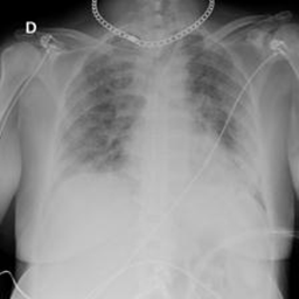
#> input picture COVID_19_dataset/COVID_19_dataset/test/COVID/COVID-1010.png, 299 x 299 px; its folder holds only this picture in this run
$ python pixel_statistics.py
#> lines starting #> are read from the running program, lines starting #| are printed output that depends on the picture
"""
Pixel Statistics Analyzer for Chest X-Ray Datasets

This production-ready script calculates exact global normalization parameters (Mean/Std Dev)
using a memory-efficient online standard deviation algorithm and evaluates class-wise
brightness bias to catch potential dataset shortcuts.

It automatically identifies the project root from subdirectories.

Author: Senior Computer Vision & Research Software Engineer
"""

import os
from pathlib import Path
from typing import Dict, List, Tuple

import cv2
import matplotlib.pyplot as plt
import numpy as np


def find_images(dataset_root: Path) -> Tuple[List[Path], Dict[str, List[Path]]]:
    """
    Scans the dataset directory for supported image formats and groups them by class.

    Args:
        dataset_root: Path to the root directory of the dataset.

    Returns:
        A tuple containing:
            - List of all valid image paths.
            - Dictionary mapping class names to their respective list of image paths.
    """
    supported_extensions = {".jpg", ".jpeg", ".png", ".bmp", ".tif", ".tiff", ".webp"}
    all_images: List[Path] = []
    class_images: Dict[str, List[Path]] = {}

    if not dataset_root.exists():
        raise FileNotFoundError(f"Dataset root directory not found at: {dataset_root}")

    # Walk through the dataset structure (train/val/test -> classes)
    for path in dataset_root.rglob("*"):
        if path.is_file() and path.suffix.lower() in supported_extensions:
            all_images.append(path)
            # The class name is the immediate parent directory
            class_name = path.parent.name
            if class_name not in class_images:
                class_images[class_name] = []
            class_images[class_name].append(path)

    if not all_images:
        raise ValueError(f"No valid images found in {dataset_root} with extensions {supported_extensions}")

    return all_images, class_images


def analyze_pixel_stats(
    all_images: List[Path],
    class_images: Dict[str, List[Path]]
) -> Tuple[np.ndarray, np.ndarray, Dict[str, List[float]], np.ndarray]:
    """
    Iterates through images to compute global running statistics and track per-class brightness.
    Memory-friendly implementation avoiding loading all images into RAM.

    Returns:
        A tuple containing:
            - global_mean: np.ndarray of shape (3,)
            - global_std: np.ndarray of shape (3,)
            - class_intensities: Dict mapping class names to lists of per-image mean intensities.
            - global_histogram: np.ndarray of shape (256, 3) for 0-255 distribution tracking.
    """
    # Accumulators for exact mean and std calculation on [0.0, 1.0] scaled pixels
    total_pixels: int = 0
    running_sum = np.zeros(3, dtype=np.float64)
    running_squared_sum = np.zeros(3, dtype=np.float64)

    # Global histogram accumulator (0-255 values)
    global_histogram = np.zeros((256, 3), dtype=np.float64)

    # Tracker for per-class image mean intensities (scaled to [0.0, 1.0])
    class_intensities: Dict[str, List[float]] = {cls: [] for cls in class_images.keys()}

    print(f"Processing {len(all_images)} images for statistical analysis...")

    for idx, img_path in enumerate(all_images, start=1):
        # Read image using OpenCV (BGR)
        img_bgr = cv2.imread(str(img_path))
        if img_bgr is None:
            print(f"Warning: Could not read image {img_path}. Skipping.")
            continue

        # Convert to RGB
        img_rgb = cv2.cvtColor(img_bgr, cv2.COLOR_BGR2RGB)
        h, w, c = img_rgb.shape
        num_pixels_img = h * w
        total_pixels += num_pixels_img

        # 1. Update Global Histogram (0-255)
        for ch in range(3):
            hist = cv2.calcHist([img_rgb], [ch], None, [256], [0, 256])
            global_histogram[:, ch] += hist.flatten()

        # 2. Compute Scaled Statistics [0.0, 1.0]
        img_scaled = img_rgb.astype(np.float64) / 255.0

        # Running sums per channel
        img_sum = np.sum(img_scaled, axis=(0, 1))
        img_sq_sum = np.sum(np.square(img_scaled), axis=(0, 1))

        running_sum += img_sum
        running_squared_sum += img_sq_sum

        # 3. Track Class Brightness Bias
        # Average intensity across all 3 channels for this specific image
        img_mean_intensity = np.mean(img_scaled)
        class_name = img_path.parent.name
        class_intensities[class_name].append(float(img_mean_intensity))

        if idx % 500 == 0 or idx == len(all_images):
            print(f" Progress: [{idx}/{len(all_images)}] images analyzed.")

    # Compute final global statistics
    global_mean = running_sum / total_pixels
    # Variance formula: E[X^2] - (E[X])^2
    global_var = (running_squared_sum / total_pixels) - np.square(global_mean)
    # Ensure no negative values due to floating-point inaccuracies
    global_std = np.sqrt(np.clip(global_var, a_min=0.0, a_max=None))

    return global_mean, global_std, class_intensities, global_histogram


def create_visualizations(
    output_dir: Path,
    global_histogram: np.ndarray,
    class_intensities: Dict[str, List[float]]
) -> None:
    """
    Generates and saves publication-quality plots.
    """
    output_dir.mkdir(parents=True, exist_ok=True)

    # 1. Plot Global Pixel Intensity Histogram
    plt.style.use("seaborn-v0_8-whitegrid" if "seaborn-v0_8-whitegrid" in plt.style.available else "default")
    fig, ax = plt.subplots(figsize=(10, 6), dpi=300)
    colors = ["#E64B35", "#4DBBD5", "#00A087"] # Crisp RGB Palette
    channels = ["Red Channel", "Green Channel", "Blue Channel"]
    bins = np.arange(256)

    for ch in range(3):
        # Normalize histogram for visualization clarity
        ch_hist = global_histogram[:, ch]
        total_hist_sum = np.sum(ch_hist)
        pdf = ch_hist / (total_hist_sum if total_hist_sum > 0 else 1.0)
        ax.plot(bins, pdf, label=channels[ch], color=colors[ch], lw=2.0, alpha=0.8)
        ax.fill_between(bins, pdf, alpha=0.1, color=colors[ch])

    ax.set_title("Global Pixel Intensity Distribution (0-255)", fontsize=14, fontweight="bold", pad=15)
    ax.set_xlabel("Pixel Value", fontsize=12)
    ax.set_ylabel("Relative Frequency", fontsize=12)
    ax.set_xlim([0, 255])
    ax.legend(frameon=True, facecolor="white", edgecolor="none", fontsize=10)
    plt.tight_layout()
    plt.savefig(output_dir / "pixel_intensity_histogram.png", bbox_inches="tight")
    plt.close()

    # 2. Plot Class Brightness Bias Boxplot
    fig, ax = plt.subplots(figsize=(10, 6), dpi=300)
    classes = list(class_intensities.keys())
    data = [class_intensities[cls] for cls in classes]

    box_plot = ax.boxplot(
        data,
        labels=classes,
        patch_artist=True,
        widths=0.6,
        medianprops=dict(color="#222222", linewidth=2),
        flierprops=dict(marker="o", markerfacecolor="gray", markersize=4, markeredgecolor="none", alpha=0.5)
    )

    # Custom aesthetic coloring for boxplots
    box_colors = ["#3C5488", "#F39B7F", "#8491B4", "#91D1C2", "#DC0000"]
    for patch, color in zip(box_plot["boxes"], box_colors * (len(classes) // len(box_colors) + 1)):
        patch.set_facecolor(color)
        patch.set_alpha(0.7)
        patch.set_edgecolor("#333333")

    ax.set_title("Systemic Class Brightness Bias Assessment", fontsize=14, fontweight="bold", pad=15)
    ax.set_xlabel("Target Class Name", fontsize=12)
    ax.set_ylabel("Mean Image Intensity [0.0 - 1.0]", fontsize=12)
    ax.set_ylim([0.0, 1.0])
    plt.tight_layout()
    plt.savefig(output_dir / "class_brightness_bias.png", bbox_inches="tight")
    plt.close()


def save_report(
    output_path: Path,
    global_mean: np.ndarray,
    global_std: np.ndarray,
    class_intensities: Dict[str, List[float]]
) -> None:
    """
    Saves a structured analytical text report detailing global and class-wise parameters.
    """
    output_path.parent.mkdir(parents=True, exist_ok=True)

    with open(output_path, "w", encoding="utf-8") as f:
        f.write("=" * 60 + "\n")
        f.write("        CHEST X-RAY DATASET PIXEL STATISTICS REPORT\n")
        f.write("=" * 60 + "\n\n")

        f.write("## GLOBAL NORMALIZATION VALUES (Scaled [0.0, 1.0])\n")
        f.write("-" * 50 + "\n")
        f.write(f"Mean (R, G, B): [{global_mean[0]:.6f}, {global_mean[1]:.6f}, {global_mean[2]:.6f}]\n")
        f.write(f"Std  (R, G, B): [{global_std[0]:.6f}, {global_std[1]:.6f}, {global_std[2]:.6f}]\n\n")

        f.write("## PER-CLASS BRIGHTNESS BIAS METRICS\n")
        f.write("-" * 50 + "\n")
        f.write(f"{'Class Name':<25} | {'Avg Intensity Mean':<20} | {'Intensity Std Dev':<18}\n")
        f.write("-" * 70 + "\n")

        for class_name, intensities in class_intensities.items():
            if intensities:
                avg_mean = np.mean(intensities)
                std_mean = np.std(intensities)
                f.write(f"{class_name:<25} | {avg_mean:<20.6f} | {std_mean:<18.6f}\n")
            else:
                f.write(f"{class_name:<25} | {'No Data':<20} | {'No Data':<18}\n")
        f.write("=" * 60 + "\n")


def main() -> None:
    # 1. Start from the directory where this script sits (src/data/)
    current_dir = Path(__file__).resolve().parent
    project_root = current_dir

    # 2. Back up dynamically until we find the parent directory holding 'COVID_19_dataset'
    for parent in [current_dir] + list(current_dir.parents):
        if (parent / "COVID_19_dataset").exists():
            project_root = parent
            break

    dataset_root = project_root / "COVID_19_dataset"
    output_figures_dir = project_root / "outputs" / "figures"
    output_report_path = project_root / "outputs" / "reports" / "pixel_stats_report.txt"

    print("=" * 70)
    print(f"Project Workspace Root: {project_root}")
    print(f"Dataset Target Location: {dataset_root}")
    print("=" * 70)

    try:
        # Step 1: Scan Directory Structure
        all_images, class_images = find_images(dataset_root)
        print(f"Total Unique Classes Found: {len(class_images)}")
        for cls, paths in class_images.items():
            print(f" - Class '{cls}': {len(paths)} images")
        print("-" * 70)

        # Step 2: Compute Statistics via Memory-Safe Accumulators
        global_mean, global_std, class_intensities, global_histogram = analyze_pixel_stats(
            all_images, class_images
        )
#> in analyze_pixel_stats, img_bgr is the input picture: shape (299, 299, 3); min 0, max 249, mean 140.4
#> after the loop in analyze_pixel_stats, `for ch in range(3):`: global_histogram = 256 rows, first 8: [1757, 1757, 1757], [525, 525, 525], [274, 274, 274], [206, 206, 206], [206, 206, 206], [181, 181, 181], [132, 132, 132], [147, 147, 147]
#> in analyze_pixel_stats, `img_sum = np.sum(img_scaled, axis=(0, 1))`: img_sum = [49215.3, 49215.3, 49215.3]
#> in analyze_pixel_stats, `img_sq_sum = np.sum(np.square(img_scaled), axis=(0, 1))`: img_sq_sum = [30598.9, 30598.9, 30598.9]
#> in analyze_pixel_stats, `running_sum += img_sum`: running_sum = [49215.3, 49215.3, 49215.3]
#> in analyze_pixel_stats, `running_squared_sum += img_sq_sum`: running_squared_sum = [30598.9, 30598.9, 30598.9]
#> in analyze_pixel_stats, `img_mean_intensity = np.mean(img_scaled)`: img_mean_intensity = 0.551
#> in analyze_pixel_stats, `global_mean = running_sum / total_pixels`: global_mean = [0.525, 0.525, 0.525]
#> in analyze_pixel_stats, `global_var = (running_squared_sum / total_pixels) - np.square(global_m..`: global_var = [0.0428, 0.0428, 0.0428]
#> in analyze_pixel_stats, `global_std = np.sqrt(np.clip(global_var, a_min=0.0, a_max=None))`: global_std = [0.207, 0.207, 0.207]
#> global_mean = [0.525, 0.525, 0.525]; global_std = [0.207, 0.207, 0.207]; class_intensities = {'COVID': [0.551], 'Normal': [0.499]}; global_histogram = 256 rows, first 8: [1818, 1818, 1818], [534, 534, 534], [282, 282, 282], [257, 257, 257], [261, 261, 261], [290, 290, 290], [295, 295, 295], [436, 436, 436]

        # Step 3: Generate Figures
        print("Generating production-quality visualizations...")
        create_visualizations(output_figures_dir, global_histogram, class_intensities)
#> in create_visualizations, `plt.savefig(output_dir / "pixel_intensity_histogram.png", bbox_inches=..`:
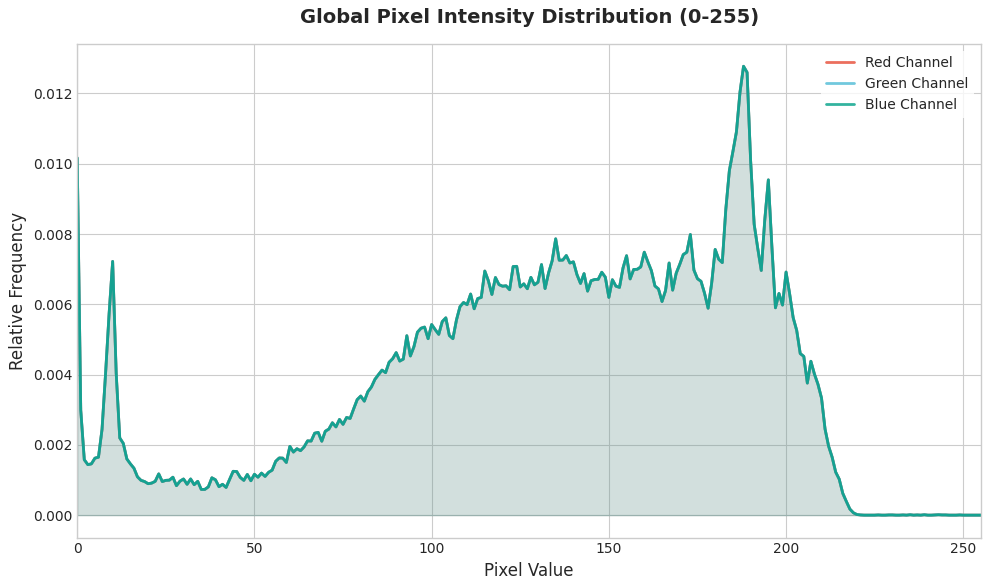
#> figure drawn by matplotlib, 1 panel; curve peaks at x = 188, y = 0.0128; curve peaks at x = 188, y = 0.0128; curve peaks at x = 188, y = 0.0128
#> in create_visualizations, `classes = list(class_intensities.keys())`: classes = ['COVID', 'Normal']
#> in create_visualizations, `data = [class_intensities[cls] for cls in classes]`: data = [[0.551], [0.499]]
#> in create_visualizations, `box_plot = ax.boxplot( data, labels=classes, patch_artist=True, widths..`: box_plot = 6 items
#> the loop in create_visualizations, `for patch, color in zip(box_plot["boxes"], box_colors * (len(classes) ..` made 2 passes
#> color on passes 1 to 2: '#3C5488', '#F39B7F'
#> in create_visualizations, `plt.savefig(output_dir / "class_brightness_bias.png", bbox_inches="tig..`:
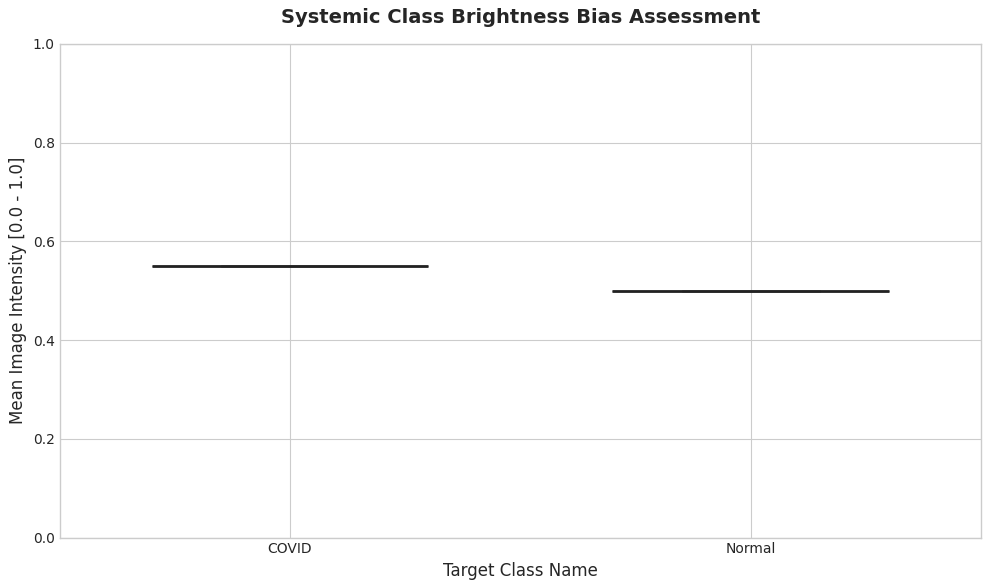
#> figure drawn by matplotlib, 1 panel
        print(f" Saved structural metrics plots to: {output_figures_dir}")

        # Step 4: Write Report Output
        save_report(output_report_path, global_mean, global_std, class_intensities)
#> the loop in save_report, `for class_name, intensities in class_intensities.items():` made 2 passes
#> (class_name, intensities, avg_mean, std_mean) on passes 1 to 2: ('COVID', [0.551], 0.551, 0), ('Normal', [0.499], 0.499, 0)
        print(f" Saved comprehensive report summary to: {output_report_path}")

        # Step 5: Terminal Feedback Summary
        print("\n" + "=" * 50)
        print("        PIXEL ANALYSIS EXECUTION SUCCESSFUL")
        print("=" * 50)
        print("Calculated Global Normalization Parameters:")
        print(f"  - Mean [R, G, B]:  [{global_mean[0]:.4f}, {global_mean[1]:.4f}, {global_mean[2]:.4f}]")
#|   - Mean [R, G, B]:  [0.5247, 0.5247, 0.5247]
        print(f"  - Std  [R, G, B]:  [{global_std[0]:.4f}, {global_std[1]:.4f}, {global_std[2]:.4f}]")
#|   - Std  [R, G, B]:  [0.2069, 0.2069, 0.2069]
        print("=" * 50)

    except Exception as e:
        print(f"\n[CRITICAL FAILURE]: {e}")


if __name__ == "__main__":
    main()
